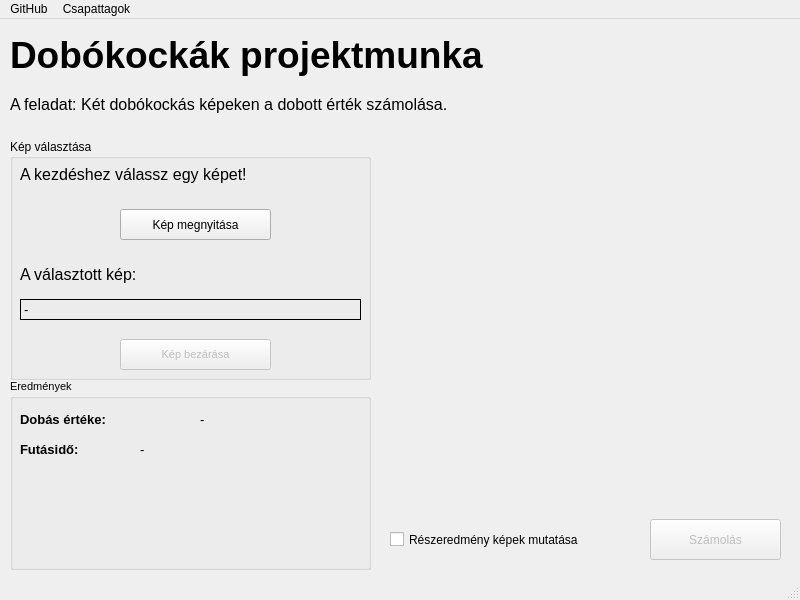
<?xml version="1.0" encoding="UTF-8"?>
<ui version="4.0">
 <class>MainWindow</class>
 <widget class="QMainWindow" name="MainWindow">
  <property name="geometry">
   <rect>
    <x>0</x>
    <y>0</y>
    <width>800</width>
    <height>600</height>
   </rect>
  </property>
  <property name="acceptDrops">
   <bool>true</bool>
  </property>
  <property name="windowTitle">
   <string>Dobókockák</string>
  </property>
  <widget class="QWidget" name="centralwidget">
   <widget class="QLabel" name="title">
    <property name="geometry">
     <rect>
      <x>10</x>
      <y>0</y>
      <width>771</width>
      <height>71</height>
     </rect>
    </property>
    <property name="font">
     <font>
      <pointsize>28</pointsize>
      <weight>75</weight>
      <bold>true</bold>
     </font>
    </property>
    <property name="text">
     <string>Dobókockák projektmunka</string>
    </property>
   </widget>
   <widget class="QLabel" name="taskInfo">
    <property name="geometry">
     <rect>
      <x>10</x>
      <y>60</y>
      <width>771</width>
      <height>51</height>
     </rect>
    </property>
    <property name="font">
     <font>
      <pointsize>12</pointsize>
     </font>
    </property>
    <property name="text">
     <string>A feladat: Két dobókockás képeken a dobott érték számolása.</string>
    </property>
   </widget>
   <widget class="QPushButton" name="countButton">
    <property name="enabled">
     <bool>false</bool>
    </property>
    <property name="geometry">
     <rect>
      <x>650</x>
      <y>500</y>
      <width>131</width>
      <height>41</height>
     </rect>
    </property>
    <property name="text">
     <string>Számolás</string>
    </property>
   </widget>
   <widget class="QGroupBox" name="groupBox">
    <property name="geometry">
     <rect>
      <x>10</x>
      <y>120</y>
      <width>361</width>
      <height>241</height>
     </rect>
    </property>
    <property name="title">
     <string>Kép választása</string>
    </property>
    <widget class="QLabel" name="imagePathInfo">
     <property name="geometry">
      <rect>
       <x>10</x>
       <y>120</y>
       <width>201</width>
       <height>31</height>
      </rect>
     </property>
     <property name="font">
      <font>
       <pointsize>12</pointsize>
      </font>
     </property>
     <property name="text">
      <string>A választott kép:</string>
     </property>
    </widget>
    <widget class="QLabel" name="instruction">
     <property name="geometry">
      <rect>
       <x>10</x>
       <y>20</y>
       <width>351</width>
       <height>31</height>
      </rect>
     </property>
     <property name="font">
      <font>
       <pointsize>12</pointsize>
      </font>
     </property>
     <property name="text">
      <string>A kezdéshez válassz egy képet!</string>
     </property>
    </widget>
    <widget class="QPushButton" name="selectImageButton">
     <property name="geometry">
      <rect>
       <x>110</x>
       <y>70</y>
       <width>151</width>
       <height>31</height>
      </rect>
     </property>
     <property name="text">
      <string>Kép megnyitása</string>
     </property>
    </widget>
    <widget class="QLabel" name="imagePath">
     <property name="geometry">
      <rect>
       <x>10</x>
       <y>160</y>
       <width>341</width>
       <height>21</height>
      </rect>
     </property>
     <property name="font">
      <font>
       <pointsize>10</pointsize>
      </font>
     </property>
     <property name="frameShape">
      <enum>QFrame::Box</enum>
     </property>
     <property name="text">
      <string>-</string>
     </property>
    </widget>
    <widget class="QPushButton" name="closeImageButton">
     <property name="enabled">
      <bool>false</bool>
     </property>
     <property name="geometry">
      <rect>
       <x>110</x>
       <y>200</y>
       <width>151</width>
       <height>31</height>
      </rect>
     </property>
     <property name="font">
      <font>
       <pointsize>8</pointsize>
      </font>
     </property>
     <property name="text">
      <string>Kép bezárása</string>
     </property>
    </widget>
   </widget>
   <widget class="QWidget" name="verticalLayoutWidget">
    <property name="geometry">
     <rect>
      <x>390</x>
      <y>120</y>
      <width>391</width>
      <height>351</height>
     </rect>
    </property>
    <layout class="QVBoxLayout" name="imagePreviewLayout">
     <property name="sizeConstraint">
      <enum>QLayout::SetMaximumSize</enum>
     </property>
    </layout>
   </widget>
   <widget class="QGroupBox" name="resultBox">
    <property name="geometry">
     <rect>
      <x>10</x>
      <y>360</y>
      <width>361</width>
      <height>191</height>
     </rect>
    </property>
    <property name="font">
     <font>
      <pointsize>8</pointsize>
     </font>
    </property>
    <property name="title">
     <string>Eredmények</string>
    </property>
    <widget class="QLabel" name="resultLabel">
     <property name="geometry">
      <rect>
       <x>10</x>
       <y>30</y>
       <width>161</width>
       <height>21</height>
      </rect>
     </property>
     <property name="font">
      <font>
       <pointsize>10</pointsize>
       <weight>75</weight>
       <bold>true</bold>
      </font>
     </property>
     <property name="text">
      <string>Dobás értéke:</string>
     </property>
    </widget>
    <widget class="QLabel" name="timeLabel">
     <property name="geometry">
      <rect>
       <x>10</x>
       <y>60</y>
       <width>101</width>
       <height>21</height>
      </rect>
     </property>
     <property name="font">
      <font>
       <pointsize>10</pointsize>
       <weight>75</weight>
       <bold>true</bold>
      </font>
     </property>
     <property name="text">
      <string>Futásidő:</string>
     </property>
    </widget>
    <widget class="QLabel" name="result">
     <property name="geometry">
      <rect>
       <x>190</x>
       <y>30</y>
       <width>151</width>
       <height>21</height>
      </rect>
     </property>
     <property name="font">
      <font>
       <pointsize>10</pointsize>
      </font>
     </property>
     <property name="text">
      <string>-</string>
     </property>
    </widget>
    <widget class="QLabel" name="time">
     <property name="geometry">
      <rect>
       <x>130</x>
       <y>60</y>
       <width>191</width>
       <height>21</height>
      </rect>
     </property>
     <property name="font">
      <font>
       <pointsize>10</pointsize>
      </font>
     </property>
     <property name="text">
      <string>-</string>
     </property>
    </widget>
   </widget>
   <widget class="QCheckBox" name="showSubresultsCheckbox">
    <property name="geometry">
     <rect>
      <x>390</x>
      <y>510</y>
      <width>191</width>
      <height>21</height>
     </rect>
    </property>
    <property name="text">
     <string>Részeredmény képek mutatása</string>
    </property>
   </widget>
  </widget>
  <widget class="QMenuBar" name="menubar">
   <property name="geometry">
    <rect>
     <x>0</x>
     <y>0</y>
     <width>800</width>
     <height>21</height>
    </rect>
   </property>
   <widget class="QMenu" name="menuGitHub">
    <property name="title">
     <string>GitHub</string>
    </property>
    <addaction name="menuGitHubButton"/>
   </widget>
   <widget class="QMenu" name="menuMembers">
    <property name="title">
     <string>Csapattagok</string>
    </property>
    <addaction name="menuMembersButton"/>
   </widget>
   <addaction name="menuGitHub"/>
   <addaction name="menuMembers"/>
  </widget>
  <widget class="QStatusBar" name="statusbar"/>
  <action name="menuGitHubButton">
   <property name="text">
    <string>Repó megnyitása</string>
   </property>
  </action>
  <action name="menuMembersButton">
   <property name="text">
    <string>Csapattagok mutatása</string>
   </property>
  </action>
 </widget>
 <resources/>
 <connections/>
</ui>
